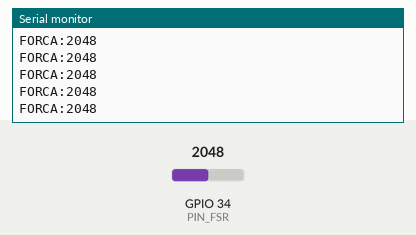
Bench run of a sketch on a simulated ESP32. Parts: the last lines printed to the serial monitor. The inputs (shaded band) are chosen by the test bench; at power-on: GPIO 34 (PIN_FSR) = 2048 (analog values on the 0–4095 scale).

Above: at 1.2 s.
1.3 s: GPIO 34 (PIN_FSR) set to 0
At 2.1 s:
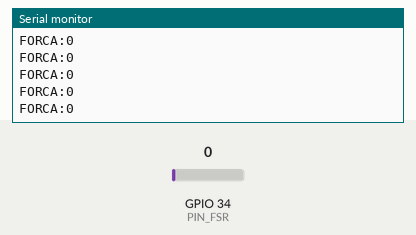
2.8 s: GPIO 34 (PIN_FSR) set to 440
At 3.7 s:
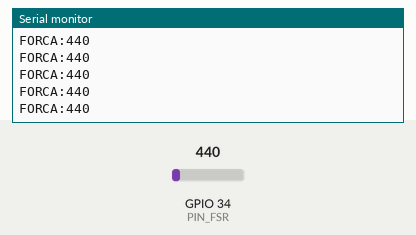
Timing chart, 0 to 5.8 s (numbered marks = the images above; inputs shaded):
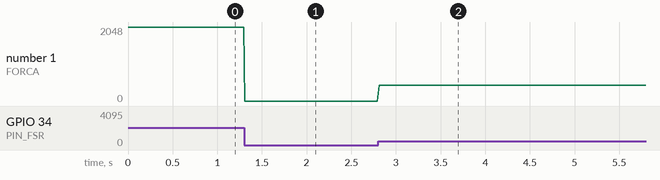

Measured:
- after the input at 1.3 s, the serial monitor: prints a new line at once (image 1)
- after the input at 2.8 s, the serial monitor: prints a new line at once (image 2)
- plotted number 1: 2048 → 0 after the input at 1.3 s, 0 → 440 after the input at 2.8 s

The sketch:

HandGrip.ino
```cpp
// ===== Hand Grip com FSR402 + ESP32 =====
// Circuito: 3V3 -> FSR402 -> (ponto de leitura GPIO34) -> resistor 10k -> GND

const int PIN_FSR = 34;

// Limites (0 a 4095). AJUSTE depois de calibrar com o Monitor Serial.
const int LIMITE_ATIVACAO = 400;   // acima disso = apertando
const int LIMITE_LEVE     = 400;
const int LIMITE_MODERADO = 1200;
const int LIMITE_FORTE    = 2500;
const int HISTERESE       = 100;   // evita "tremer" perto do limite

const int NUM_AMOSTRAS = 8;        // média para suavizar o ruído

bool apertando = false;
int picoDoAperto = 0;

int lerFiltrado() {
  long soma = 0;
  for (int i = 0; i < NUM_AMOSTRAS; i++) {
    soma += analogRead(PIN_FSR);
  }
  return soma / NUM_AMOSTRAS;
}

// 0 = nenhum, 1 = leve, 2 = moderado, 3 = forte
int classificar(int valor) {
  if (valor >= LIMITE_FORTE)    return 3;
  if (valor >= LIMITE_MODERADO) return 2;
  if (valor >= LIMITE_LEVE)     return 1;
  return 0;
}

void setup() {
  Serial.begin(115200);                        // precisa bater com o Java
  analogReadResolution(12);                    // 0..4095
  analogSetPinAttenuation(PIN_FSR, ADC_11db);  // faixa até ~3,3 V
}

void loop() {
  int valor = lerFiltrado();

  if (!apertando && valor > LIMITE_ATIVACAO) {
    // Começou um aperto
    apertando = true;
    picoDoAperto = valor;
  }
  else if (apertando) {
    if (valor > picoDoAperto) picoDoAperto = valor;

    // Soltou: dispara com base no pico atingido
    if (valor < LIMITE_ATIVACAO - HISTERESE) {
      apertando = false;
      int nivel = classificar(picoDoAperto);
      Serial.print("TIRO:");
      Serial.println(nivel);
      picoDoAperto = 0;
    }
  }

  // Telemetria contínua (barra de força e calibração)
  Serial.print("FORCA:");
  Serial.println(valor);

  delay(10);   // ~100 leituras por segundo
}
```
